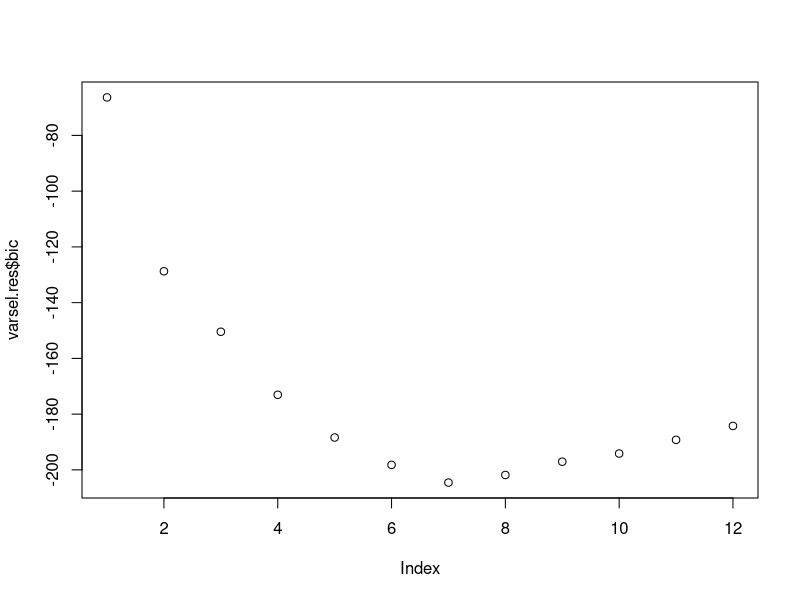
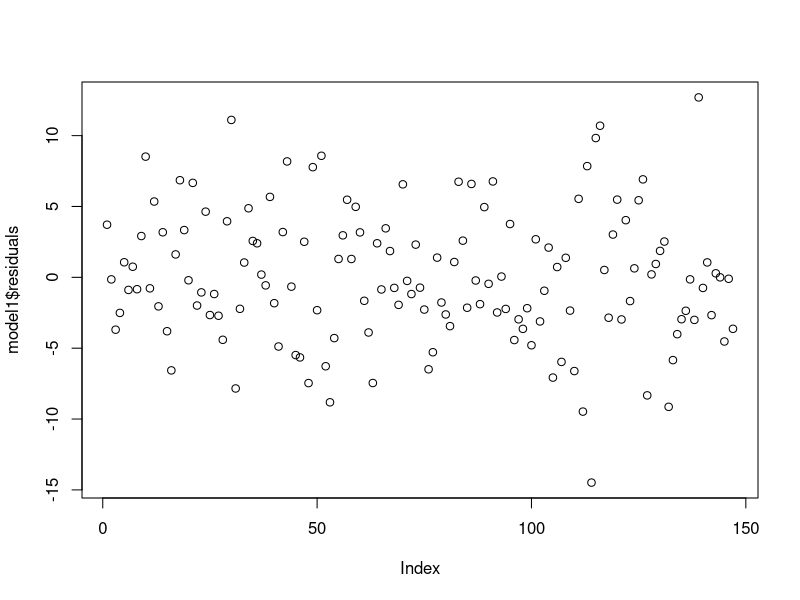
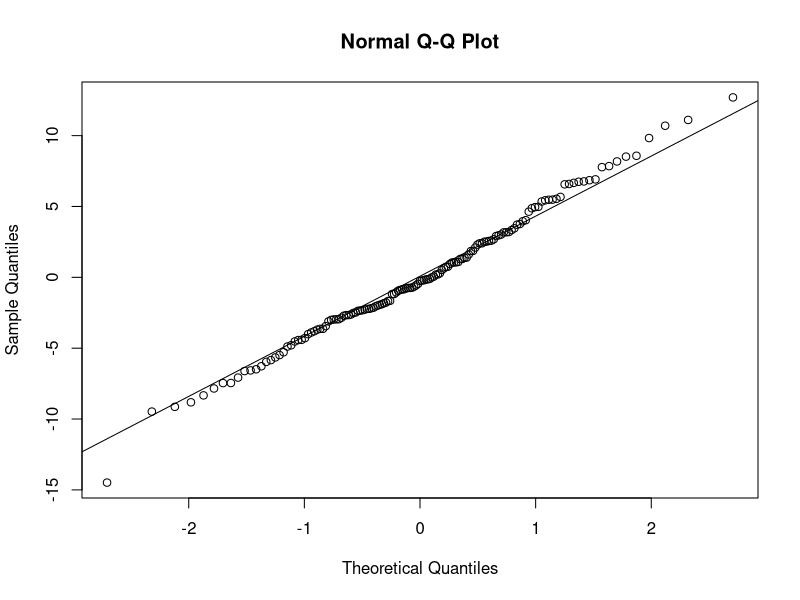
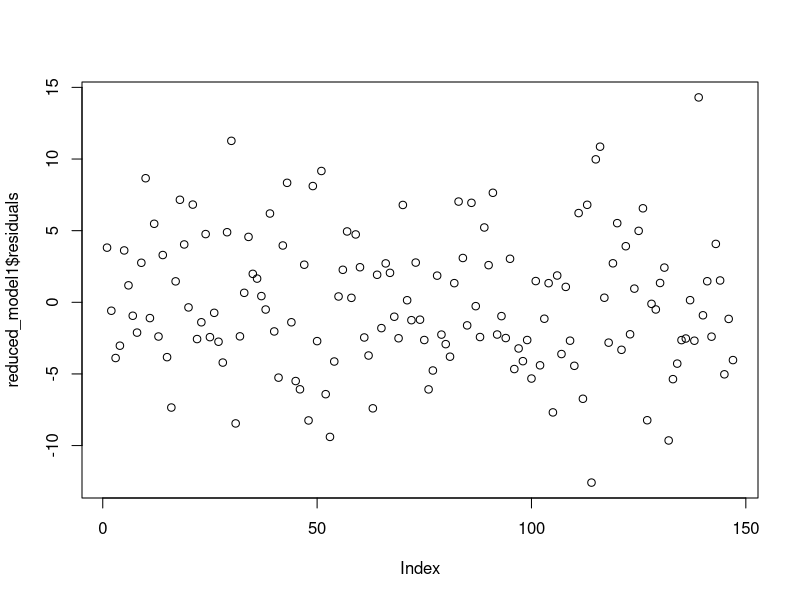
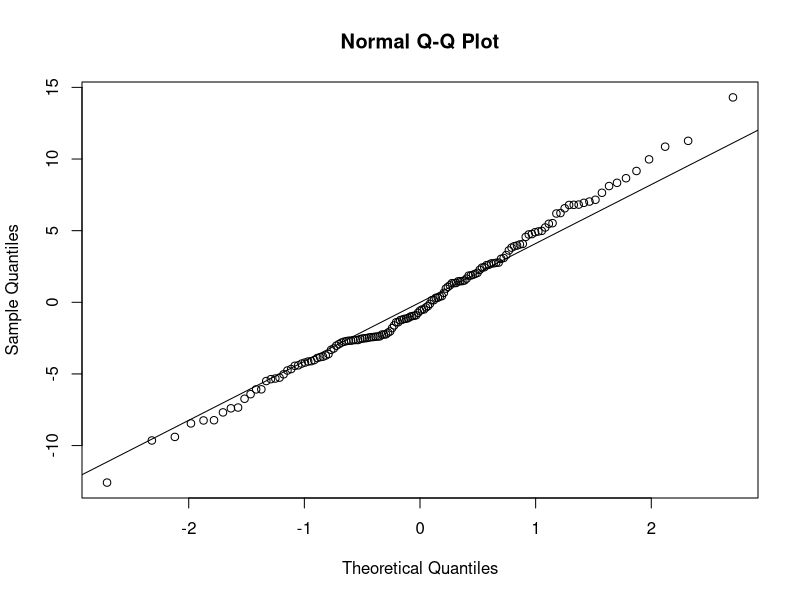
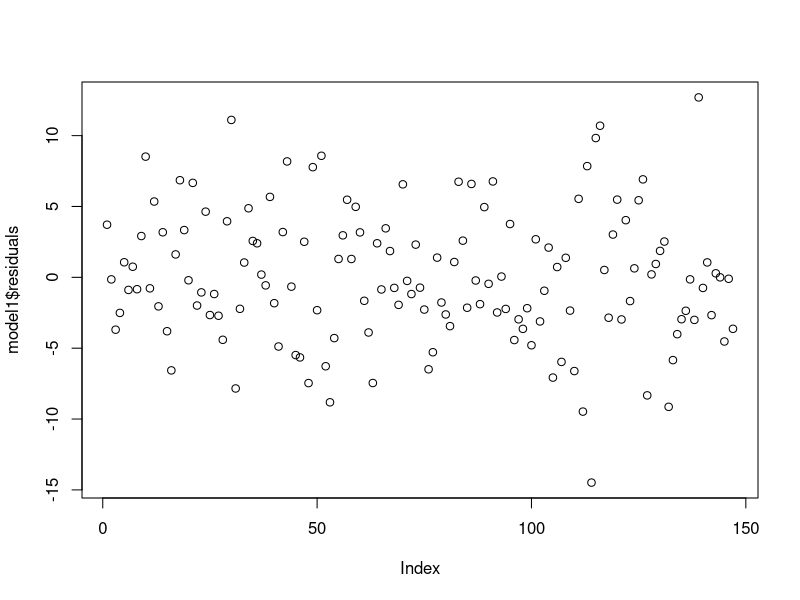
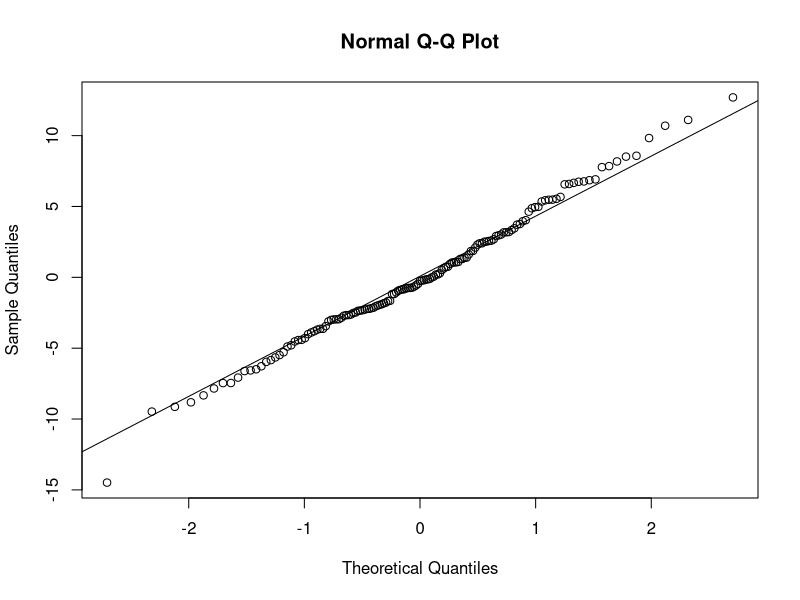
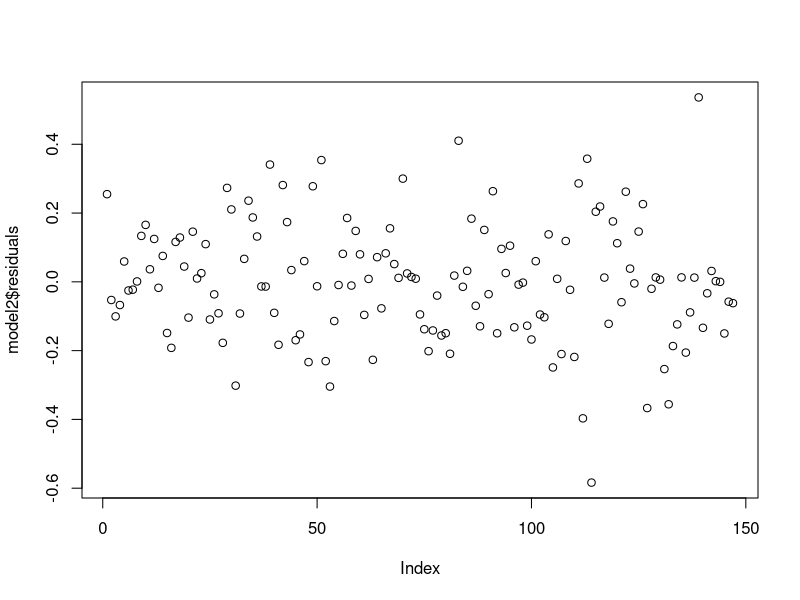

Recreate these plots in R, in order.
## ---- chunk 1
data_1 = read.csv("PS3.csv")
data_1 = data_1[-1] # remove ID column
data_1
## ---- chunk 2
model1 = summary(lm(y ~., data = data_1))
model1
model_1 = lm(y ~., data = data_1)
## ---- chunk 3
model1$coefficients
## ---- chunk 4
model1$adj.r.squared
## ---- chunk 5
library(leaps)
nvar = ncol(data_1) - 1 #id col, and y-int are not included
varsel = regsubsets(y~., data = data_1, nvmax= 13)
varsel.res = summary(varsel)
varsel.res
names(varsel.res)
## ---- chunk 6
varsel.metric = cbind(1:nvar, varsel.res$bic, varsel.res$cp)
colnames(varsel.metric) = c("No. of Variables", "BIC", "cp")
varsel.metric
## ---- chunk 7
plot(varsel.res$bic) #BIC
## ---- chunk 8
varsel.res$which[which.min(varsel.res$bic),] #BIC
## ---- chunk 9
reduced_model_1 = lm(y ~ x01 + x02 + x05 + x06 + x08 + x09 + x12, data = data_1)
reduced_model1 = summary(reduced_model_1)
reduced_model1
## ---- chunk 10
model1$adj.r.squared
reduced_model1$adj.r.squared
anova(model_1, reduced_model_1)
## ---- chunk 11
library(nortest)
plot(model1$residuals)
qqnorm(model1$residuals) 
qqline(model1$residuals) 
## ---- chunk 12
library(nortest)
plot(reduced_model1$residuals)
qqnorm(reduced_model1$residuals) 
qqline(reduced_model1$residuals) 
## ---- chunk 13
cat("Full Model")
ad.test(model1$residuals) #Anderson-Darling
shapiro.test(model1$residuals) #Shapiro-Wilk
cat("Reduced Model")
ad.test(reduced_model1$residuals) #Anderson-Darling
shapiro.test(reduced_model1$residuals) #Shapiro-Wilk
## ---- chunk 14
library(car)
vif(model_1)
## ---- chunk 15
vif(reduced_model_1)
## ---- chunk 16
library(tidyverse)
data_2 = data_1
data_2 = transform(data_2, y = log(y))
data_2 = rename(data_2, z = y)
data_2
## ---- chunk 17
model2 = summary(lm(z ~., data = data_2))
model2
model_2 = lm(z~., data = data_2 )
## ---- chunk 18
model2$adj.r.squared
## ---- chunk 19
model2$coefficients
## ---- chunk 20
reduced_model2 = summary(lm(z ~x01 + x02 + x05 + x06 + x08 + x09 + x12, data = data_2))
reduced_model2
reduced_model_2 = lm(z ~x01 + x02 + x05 + x06 + x08 + x09 + x12, data = data_2)
## ---- chunk 21
model2$adj.r.squared
reduced_model2$adj.r.squared
anova(model_2, reduced_model_2)
## ---- chunk 22
model1$adj.r.squared
model2$adj.r.squared
## ---- chunk 23
# For Model 1
varsel_1 = regsubsets(y~., data=data_1, nvmax=nvar)
varsel.res_1 = summary(varsel_1)
varsel.metric_1 = cbind(1:nvar, varsel.res_1$bic)
colnames(varsel.metric_1) = c("No. of Variables", "BIC")
varsel.metric_1
## ---- chunk 24
# For Model 2
varsel_2 = regsubsets(z~., data=data_2, nvmax=nvar)
varsel.res_2 = summary(varsel_2)
varsel.metric_2 = cbind(1:nvar, varsel.res_2$bic)
colnames(varsel.metric_2) = c("No. of Variables", "BIC")
varsel.metric_2
## ---- chunk 25
model1$sigma
model2$sigma
## ---- chunk 26
ad.test(model1$residuals) #Anderson-Darling
shapiro.test(model1$residuals) #Shapiro-Wilk
ad.test(model2$residuals) #Anderson-Darling
shapiro.test(model2$residuals) #Shapiro-Wilk
## ---- chunk 27
plot(model1$residuals)
qqnorm(model1$residuals) 
qqline(model1$residuals) 
## ---- chunk 28
plot(model2$residuals)
qqnorm(model2$residuals) 
qqline(model2$residuals) 
## ---- chunk 29
# Model 1
cat("Comparison of the two full models\n")
cat("Model 1:", "\n", "Adjusted R squared =", model1$adj.r.squared, "\n", "BIC value = ", BIC(model_1), "\n", "Residual Standard Error = ", model1$sigma, "\n" )
# Model 2
cat("Model 2:", "\n", "Adjusted R squared =", model2$adj.r.squared, "\n", "BIC value = ", BIC(model_2), "\n", "Residual Standard Error = ", model2$sigma )
